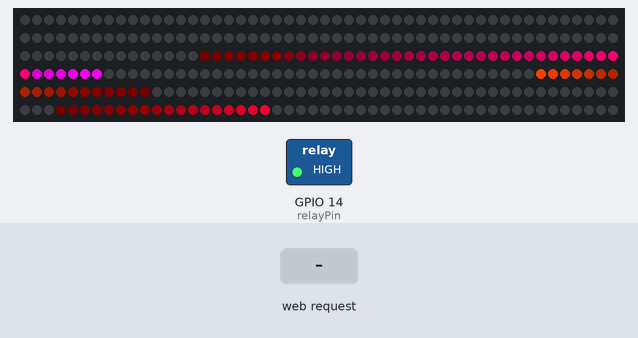
Bench run of a sketch on a simulated ESP32. Shown: 300 RGB LEDs in strip order, left to right, continuing on the next row, switched loads named in the sketch (green lamp = pin HIGH). Inputs (shaded band) come from the test bench. WiFi joins after 1.5 s; servers stay silent unless stated; the local clock reads 2024-03-15 10:24:30 at power-on unless the sketch sets it; random numbers use the default seed unless the sketch sets one; what the sketch prints to the serial monitor is not drawn.

Above: at 3.2 s.
3.3 s: HTTP request GET /?manual=on received
At 3.7 s:
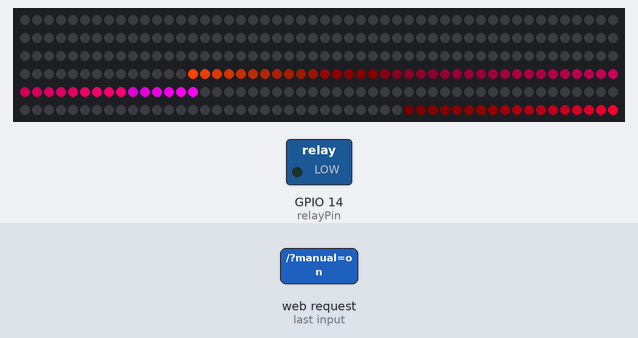
At 5.22 s:
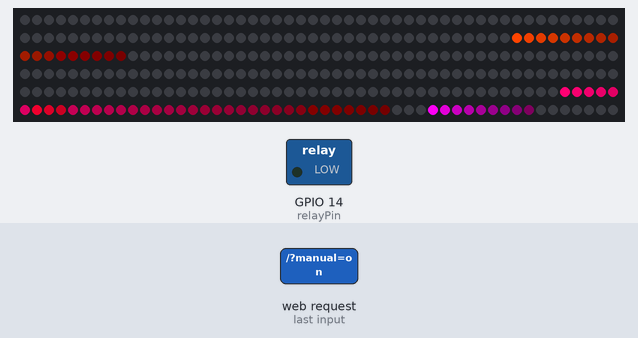
5.9 s: HTTP request GET /?manual=off received
At 22.89 s:
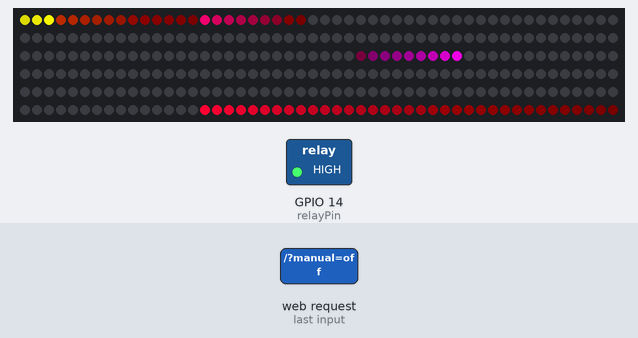
Timing chart, 0 to 24.4 s (numbered marks = the images above; inputs shaded):
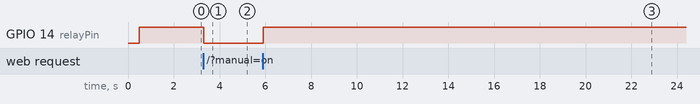

The sketch:

z_svetku_lampas2.ino
```cpp
// Created by Rūdolfs Rutkovskis December 2025

#include <WiFi.h>
#include <WebServer.h>
#include <time.h>
#include <Adafruit_NeoPixel.h>

// ===== USER CONFIGURATION =====
#define LED_PIN     5
#define LED_COUNT   300
#define BRIGHTNESS  255
// ==============================

Adafruit_NeoPixel strip(LED_COUNT, LED_PIN, NEO_GRB + NEO_KHZ800);

// =============================================
// MODE VARIABLES
// =============================================
int currentMode = 1;            // start with mode 1
unsigned long lastModeTime = 0;
const unsigned long modeTime = 120000;

// =============================================
// ===== MODE 1: FIRST SKETCH (BOUNCING COMETS)
// =============================================
#define COMET_COUNT_1 4

struct Comet1 {
  int pos;
  int dir;
  uint32_t color;
  int bounceCount;
  int speedOffset;
  unsigned long lastMoveTime;
};

Comet1 comets1[COMET_COUNT_1];
unsigned long lastFadeUpdate1 = 0;
const int fadeInterval1 = 10;

void mode1_setup() {
  for (int i = 0; i < COMET_COUNT_1; i++) {
    comets1[i].pos = random(0, LED_COUNT);
    comets1[i].dir = random(0, 2) == 0 ? 1 : -1;
    comets1[i].color = strip.ColorHSV(random(0, 65535), 255, 255);
    comets1[i].bounceCount = 0;
    comets1[i].speedOffset = random(0, 7);
    comets1[i].lastMoveTime = millis();
  }
}

void mode1() {
  unsigned long currentMillis = millis();

  if (currentMillis - lastFadeUpdate1 >= fadeInterval1) {
    lastFadeUpdate1 = currentMillis;

    for (int i = 0; i < LED_COUNT; i++) {
      uint32_t c = strip.getPixelColor(i);
      uint8_t r = (c >> 16) & 0xFF;
      uint8_t g = (c >> 8) & 0xFF;
      uint8_t b = c & 0xFF;

      r = (uint8_t)((r * 230) >> 8);
      g = (uint8_t)((g * 230) >> 8);
      b = (uint8_t)((b * 230) >> 8);

      strip.setPixelColor(i, r, g, b);
    }
  }

  for (int i = 0; i < COMET_COUNT_1; i++) {
    int cometDelay = fadeInterval1 + comets1[i].speedOffset * 5;

    if (currentMillis - comets1[i].lastMoveTime >= cometDelay) {
      comets1[i].lastMoveTime = currentMillis;
      comets1[i].pos += comets1[i].dir;

      if (comets1[i].pos <= 0 || comets1[i].pos >= LED_COUNT - 1) {
        comets1[i].dir = -comets1[i].dir;
        comets1[i].bounceCount++;
        comets1[i].speedOffset = random(0, 7);

        if (comets1[i].bounceCount >= random(2, 5)) {
          comets1[i].bounceCount = 0;
          comets1[i].color = strip.ColorHSV(random(0, 65535), 255, 255);
        }
      }

      if (comets1[i].pos >= 0 && comets1[i].pos < LED_COUNT) {
        strip.setPixelColor(comets1[i].pos, comets1[i].color);
      }
    }
  }

  strip.show();
}

// =============================================
// ===== MODE 2: SECOND SKETCH (ONE-WAY COMETS)
// =============================================
#define COMET_COUNT_2 6

struct Comet2 {
  float pos;
  float speed;
  uint32_t color;
  unsigned long lastMoveTime;
  int delayOffset;
};

Comet2 comets2[COMET_COUNT_2];
unsigned long lastFadeUpdate2 = 0;
const int fadeInterval2 = 10;

void mode2_setup() {
  for (int i = 0; i < COMET_COUNT_2; i++) {
    comets2[i].pos = random(0, LED_COUNT);
    comets2[i].speed = 0.5 + (random(5, 20) / 10.0);
    comets2[i].color = strip.ColorHSV(random(0, 65535), 255, 255);
    comets2[i].lastMoveTime = millis() + random(0, 500);
    comets2[i].delayOffset = random(0, 10);
  }
}

void mode2() {
  unsigned long currentMillis = millis();

  if (currentMillis - lastFadeUpdate2 >= fadeInterval2) {
    lastFadeUpdate2 = currentMillis;

    for (int i = 0; i < LED_COUNT; i++) {
      uint32_t c = strip.getPixelColor(i);
      uint8_t r = (c >> 16) & 0xFF;
      uint8_t g = (c >> 8) & 0xFF;
      uint8_t b = c & 0xFF;

      r = (uint8_t)((r * 230) >> 8);
      g = (uint8_t)((g * 230) >> 8);
      b = (uint8_t)((b * 230) >> 8);

      strip.setPixelColor(i, r, g, b);
    }
  }

  for (int i = 0; i < COMET_COUNT_2; i++) {
    int moveInterval = fadeInterval2 + comets2[i].delayOffset * 5;

    if (currentMillis - comets2[i].lastMoveTime >= moveInterval) {
      comets2[i].lastMoveTime = currentMillis;

      comets2[i].pos += comets2[i].speed;

      if (comets2[i].pos >= LED_COUNT) {
        comets2[i].pos = 0;
        comets2[i].speed = 0.5 + (random(5, 20) / 10.0);
        comets2[i].color = strip.ColorHSV(random(0, 65535), 255, 255);
      }

      int head = (int)comets2[i].pos;
      if (head >= 0 && head < LED_COUNT) {
        strip.setPixelColor(head, comets2[i].color);
      }
    }
  }

  strip.show();
}
//------------------------------------------------------------------------------------

// ===== Wi-Fi Credentials =====
const char* ssid = "Your WIFI";
const char* password = "Your WIFI";

// ===== HTTP Basic Auth =====
const char* www_username = "Your username";
const char* www_password = "Your password";

// ===== Relay Pin =====
const int relayPin = 14;

// ===== NTP Configuration =====
const char* ntpServer = "time.google.com";
const long  gmtOffset_sec = 3600 * 2;  // GMT+2 (Baltic States)
const int   daylightOffset_sec = 3600; // DST

// ===== Web Server =====
WebServer server(55647);

// ===== AUTO Mode Variables =====
bool autoMode = false;

int autoOnHour = 16;
int autoOnMinute = 0;

int autoOffHour = 22;
int autoOffMinute = 0;

// Relay state
bool relayOn = false;

// WiFi watchdog
unsigned long lastWiFiCheck = 0;
const unsigned long wifiInterval = 2000;

// ===== Function Prototypes =====
void handleRoot();
void handleSetTimes();
void reconnectWiFi();
void syncTime();

// ======================================================
//                       SETUP
// ======================================================
void setup() {
  Serial.begin(115200);
  delay(500);

  pinMode(relayPin, OUTPUT);
  digitalWrite(relayPin, HIGH);

  // --- WiFi ---
  WiFi.mode(WIFI_STA);
  WiFi.begin(ssid, password);
  Serial.print("Connecting to WiFi");

  while (WiFi.status() != WL_CONNECTED) {
    Serial.print(".");
    delay(500);
  }

  Serial.println("\nWiFi connected.");
  Serial.print("IP Address: ");
  Serial.println(WiFi.localIP());

  // --- NTP ---
  syncTime();

  // --- Web Server ---
  server.on("/", handleRoot);
  server.on("/settime", handleSetTimes);

  server.begin();
  Serial.println("Web server started.");

  strip.begin();
  strip.setBrightness(BRIGHTNESS);
  strip.show();
  randomSeed(analogRead(0));

  mode1_setup();
  mode2_setup();

}

// ======================================================
//                       LOOP
// ======================================================
void loop() {

  server.handleClient();

  // ===== WiFi watchdog =====
  unsigned long now = millis();
  if (now - lastWiFiCheck > wifiInterval) {
    lastWiFiCheck = now;
    reconnectWiFi();
  }

  // ===== AUTO MODE =====
  if (autoMode) {
    struct tm timeinfo;
    if (getLocalTime(&timeinfo)) {
      int h = timeinfo.tm_hour;
      int m = timeinfo.tm_min;

      // Turn ON
      if (h == autoOnHour && m == autoOnMinute && !relayOn) {
        relayOn = true;
        digitalWrite(relayPin, LOW);
        Serial.println("AUTO → Relay ON");
      }

      // Turn OFF
      if (h == autoOffHour && m == autoOffMinute && relayOn) {
        relayOn = false;
        digitalWrite(relayPin, HIGH);
        Serial.println("AUTO → Relay OFF");
      }
    }
  }

  // ===== MODE CHECK =====
  if (millis() - lastModeTime > modeTime) {
      lastModeTime = millis();
      currentMode = (currentMode == 1 ? 2 : 1);

      // Clear strip when switching modes
      strip.clear();
      strip.show();
  }

  // ===== RUN SELECTED MODE =====
  if (currentMode == 1) mode1();
  else mode2();
}

// ======================================================
//             WEB PAGE (Manual + Auto Control)
// ======================================================
void handleRoot() {

  if (!server.authenticate(www_username, www_password)) {
    return server.requestAuthentication();
  }

  // Handle manual ON/OFF
  if (server.hasArg("manual")) {
    String val = server.arg("manual");
    if (val == "on") {
      relayOn = true;
      autoMode = false;
      digitalWrite(relayPin, LOW);
    }
    if (val == "off") {
      relayOn = false;
      autoMode = false;
      digitalWrite(relayPin, HIGH);
    }
    if (val == "auto") {
      autoMode = true;
    }
  }

  struct tm timeinfo;
  getLocalTime(&timeinfo);

  String html = "<!DOCTYPE html><html><head><meta charset='UTF-8'>";
  html += "<meta name='viewport' content='width=device-width,initial-scale=1'>";
  html += "<title>ESP32 Relay Control</title></head><body>";

  html += "<h2>ESP32 Relay Control</h2>";

  html += "<p><strong>Current Time:</strong> ";
  html += String(timeinfo.tm_hour) + ":" +
          (timeinfo.tm_min < 10 ? "0" : "") + String(timeinfo.tm_min);
  html += "</p>";

  html += "<p><strong>Relay State:</strong> ";
  html += relayOn ? "ON" : "OFF";
  html += "</p>";

  html += "<p><strong>Mode:</strong> ";
  html += autoMode ? "AUTO" : "MANUAL";
  html += "</p><hr>";

  // ===== Manual Control =====
  html += "<h3>Manual Control</h3>";
  html += "<a href='/?manual=on'><button style='width:100px;height:40px;'>ON</button></a> ";
  html += "<a href='/?manual=off'><button style='width:100px;height:40px;'>OFF</button></a><br><br>";
  html += "<a href='/?manual=auto'><button style='width:100px;height:40px;'>AUTO MODE</button></a><br><hr>";

  // ===== AUTO TIME SETTINGS =====
  html += "<h3>Auto Mode Time Settings</h3>";
  html += "<form action='/settime' method='GET'>";

  // ON time
  html += "ON Time: <select name='onH'>";
  for (int h = 0; h < 24; h++) {
    html += "<option value='" + String(h) + "'";
    if (h == autoOnHour) html += " selected";
    html += ">" + String(h) + "</option>";
  }
  html += "</select> : ";

  html += "<select name='onM'>";
  for (int m = 0; m < 60; m++) {
    html += "<option value='" + String(m) + "'";
    if (m == autoOnMinute) html += " selected";
    html += ">" + String(m) + "</option>";
  }
  html += "</select><br><br>";

  // OFF time
  html += "OFF Time: <select name='offH'>";
  for (int h = 0; h < 24; h++) {
    html += "<option value='" + String(h) + "'";
    if (h == autoOffHour) html += " selected";
    html += ">" + String(h) + "</option>";
  }
  html += "</select> : ";

  html += "<select name='offM'>";
  for (int m = 0; m < 60; m++) {
    html += "<option value='" + String(m) + "'";
    if (m == autoOffMinute) html += " selected";
    html += ">" + String(m) + "</option>";
  }
  html += "</select><br><br>";

  html += "<button type='submit' style='width:150px;height:40px;'>Save Times</button>";
  html += "</form>";

  html += "</body></html>";

  server.send(200, "text/html", html);
}

// ======================================================
//          HANDLE AUTO TIME SETTINGS UPDATE
// ======================================================
void handleSetTimes() {

  if (!server.authenticate(www_username, www_password))
    return server.requestAuthentication();

  if (server.hasArg("onH")) autoOnHour = server.arg("onH").toInt();
  if (server.hasArg("onM")) autoOnMinute = server.arg("onM").toInt();
  if (server.hasArg("offH")) autoOffHour = server.arg("offH").toInt();
  if (server.hasArg("offM")) autoOffMinute = server.arg("offM").toInt();

  server.sendHeader("Location", "/");
  server.send(302, "text/plain", "Updated");
}

// ======================================================
//                WIFI RECONNECT (STABLE!)
// ======================================================
void reconnectWiFi() {
  if (WiFi.status() == WL_CONNECTED) return;

  Serial.println("WiFi lost → reconnecting...");

  WiFi.disconnect(true); // hard reset
  delay(100);
  WiFi.mode(WIFI_STA);
  WiFi.begin(ssid, password);

  unsigned long start = millis();
  while (WiFi.status() != WL_CONNECTED && millis() - start < 8000) {
    delay(200);
  }

  if (WiFi.status() == WL_CONNECTED)
    Serial.println("WiFi RECONNECTED!");
  else
    Serial.println("WiFi reconnect failed.");
}

// ======================================================
//                     TIME SYNC
// ======================================================
void syncTime() {
  configTime(gmtOffset_sec, daylightOffset_sec, ntpServer);
  struct tm timeinfo;

  while (!getLocalTime(&timeinfo)) {
    Serial.println("Waiting for NTP time...");
    delay(1000);
  }

  Serial.println("Time synchronized.");
}
```

Measured:
- after the input at 3.3 s, GPIO 14 (relayPin): HIGH → LOW at once
- after the input at 5.9 s, GPIO 14 (relayPin): LOW → HIGH at once
